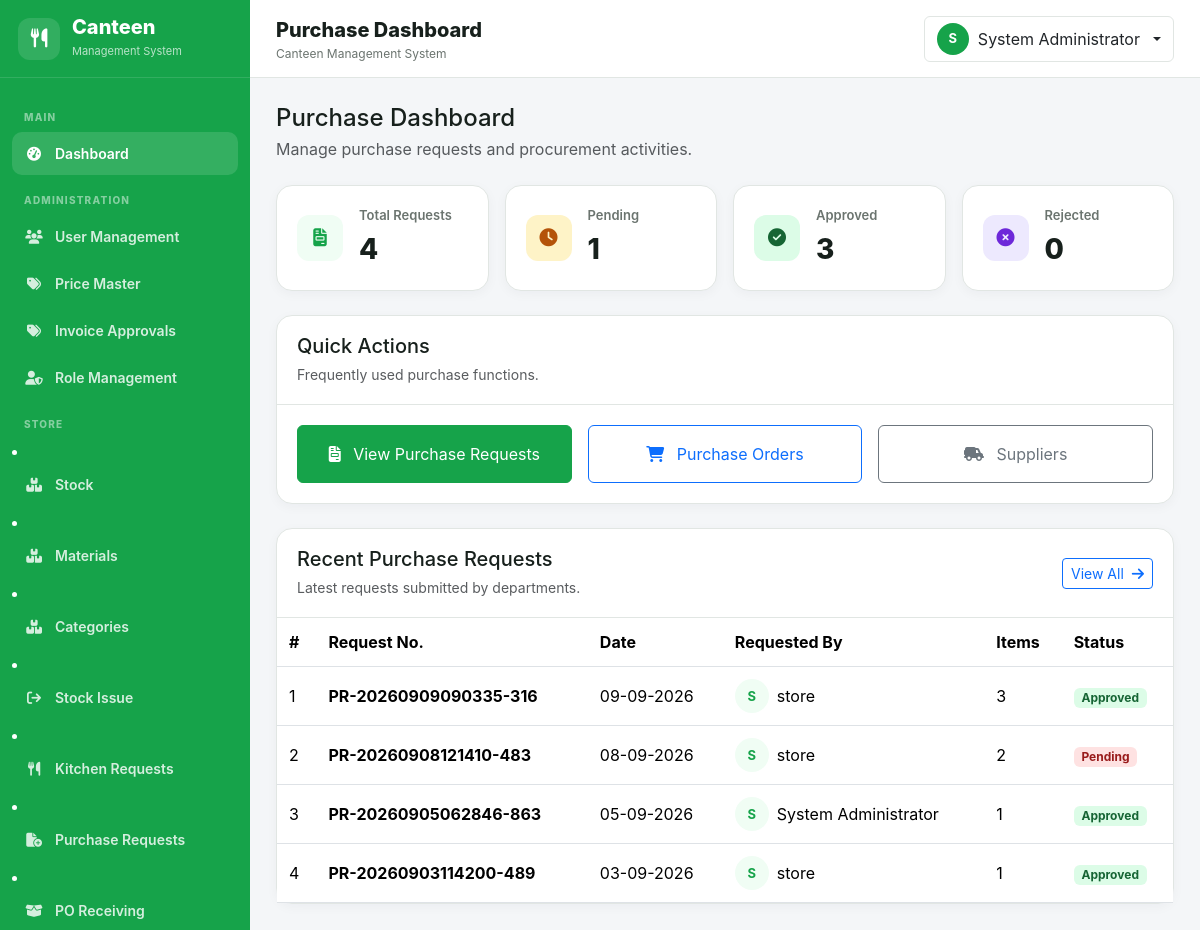
Screenshot of /purchase/dashboard.php (signed in) with the database file from the repository.
### tables this page shows
CREATE TABLE `purchase_requests` (
  `id` int(10) UNSIGNED NOT NULL,
  `request_no` varchar(60) NOT NULL,
  `requested_by` int(10) UNSIGNED NOT NULL,
  `request_date` date NOT NULL,
  `status` enum('Pending','Approved','Rejected','Purchased','Completed') DEFAULT 'Pending',
  `remarks` text DEFAULT NULL,
  `created_at` datetime DEFAULT current_timestamp()
);

CREATE TABLE `users` (
  `id` int(10) UNSIGNED NOT NULL,
  `role_id` int(10) UNSIGNED NOT NULL,
  `employee_code` varchar(50) DEFAULT NULL,
  `employee_name` varchar(150) NOT NULL,
  `email` varchar(150) NOT NULL,
  `password` varchar(255) NOT NULL,
  `status` enum('Enable','Disabled') NOT NULL DEFAULT 'Enable',
  `created_at` datetime NOT NULL DEFAULT current_timestamp(),
  `updated_at` datetime DEFAULT NULL ON UPDATE current_timestamp()
);

### includes/functions.php (called while the page is built, shortened)
<?php
function e(?string $value): string {
    return htmlspecialchars($value ?? '', ENT_QUOTES, 'UTF-8');
}

### purchase/dashboard.php (the view, shortened to what this page needs)
<?php
require_once __DIR__ . '/../config/database.php';
require_once __DIR__ . '/../includes/functions.php';
$stmt = $con->query("
    SELECT COUNT(*)
    FROM purchase_requests
    WHERE status = 'Pending'
");
$pendingRequests = (int)$stmt->fetchColumn();
$stmt = $con->query("
    SELECT COUNT(*)
    FROM purchase_requests
    WHERE status = 'Approved'
");
$approvedRequests = (int)$stmt->fetchColumn();
$stmt = $con->query("
    SELECT COUNT(*)
    FROM purchase_requests
    WHERE status = 'Rejected'
");
$rejectedRequests = (int)$stmt->fetchColumn();
$stmt = $con->query("
    SELECT COUNT(*)
    FROM purchase_requests
");
$totalRequests = (int)$stmt->fetchColumn();
$stmt = $con->query("
    SELECT
        pr.id,
        pr.request_no,
        pr.request_date,
        pr.status,
        pr.remarks,
        u.employee_name,
        COUNT(pri.id) AS item_count
    FROM purchase_requests pr
    INNER JOIN users u
        ON u.id = pr.requested_by
    LEFT JOIN purchase_request_items pri
        ON pri.request_id = pr.id
    GROUP BY
        pr.id,
        pr.request_no,
        pr.request_date,
        pr.status,
        pr.remarks,
        u.employee_name
    ORDER BY pr.id DESC
    LIMIT 10
");
$recentRequests = $stmt->fetchAll();
require_once __DIR__ . '/../includes/header.php';
require_once __DIR__ . '/../includes/sidebar.php';
?>
<main class="main-content">
    <?php require_once __DIR__ . '/../includes/topbar.php'; ?>
    <div class="page-body">
        <div class="mb-4">
            <h4 class="mb-1">
                Purchase Dashboard
            </h4>
            <p class="text-muted mb-0">
                Manage purchase requests and procurement activities.
            </p>
        </div>
        <div class="row g-3 mb-4">
            <div class="col-xl-3 col-md-6">
                <div class="stat-card d-flex align-items-center gap-3">
                    <div class="stat-icon stat-icon-primary">
                        <i class="fa-solid fa-file-invoice"></i>
                    </div>
                    <div>
                        <div class="stat-label">
                            Total Requests
                        </div>
                        <div class="stat-value">
                            <?= $totalRequests ?>
                        </div>
                    </div>
                </div>
            </div>
            <div class="col-xl-3 col-md-6">
                <div class="stat-card d-flex align-items-center gap-3">
                    <div class="stat-icon stat-icon-amber">
                        <i class="fa-solid fa-clock"></i>
                    </div>
                    <div>
                        <div class="stat-label">
                            Pending
                        </div>
                        <div class="stat-value">
                            <?= $pendingRequests ?>
                        </div>
                    </div>
                </div>
            </div>
            <div class="col-xl-3 col-md-6">
                <div class="stat-card d-flex align-items-center gap-3">
                    <div class="stat-icon stat-icon-green">
                        <i class="fa-solid fa-circle-check"></i>
                    </div>
                    <div>
                        <div class="stat-label">
                            Approved
                        </div>
                        <div class="stat-value">
                            <?= $approvedRequests ?>
                        </div>
                    </div>
                </div>
            </div>
            <div class="col-xl-3 col-md-6">
                <div class="stat-card d-flex align-items-center gap-3">
                    <div class="stat-icon stat-icon-purple">
                        <i class="fa-solid fa-circle-xmark"></i>
                    </div>
                    <div>
                        <div class="stat-label">
                            Rejected
                        </div>
                        <div class="stat-value">
                            <?= $rejectedRequests ?>
                        </div>
                    </div>
                </div>
            </div>
        </div>
        <div class="content-card mb-4">
            <div class="content-card-header">
                <div>
                    <h5 class="mb-1">
                        Quick Actions
                    </h5>
                    <small class="text-muted">
                        Frequently used purchase functions.
                    </small>
                </div>
            </div>
            <div class="content-card-body">
                <div class="row g-3">
                    <div class="col-md-4">
                        <a
                            href="requests.php"
                            class="btn btn-primary w-100 py-3"
                        >
                            <i class="fa-solid fa-file-invoice me-2"></i>
                            View Purchase Requests
                        </a>
                    </div>
                    <div class="col-md-4">
                        <a
                            href="purchase_orders.php"
                            class="btn btn-outline-primary w-100 py-3"
                        >
                            <i class="fa-solid fa-cart-shopping me-2"></i>
                            Purchase Orders
                        </a>
                    </div>
                    <div class="col-md-4">
                        <a
                            href="suppliers.php"
                            class="btn btn-outline-secondary w-100 py-3"
                        >
                            <i class="fa-solid fa-truck-field me-2"></i>
                            Suppliers
                        </a>
                    </div>
                </div>
            </div>
        </div>
        <div class="content-card">
            <div class="content-card-header">
                <div>
                    <h5 class="mb-1">
                        Recent Purchase Requests
                    </h5>
                    <small class="text-muted">
                        Latest requests submitted by departments.
                    </small>
                </div>
                <a
                    href="requests.php"
                    class="btn btn-sm btn-outline-primary"
                >
                    View All
                    <i class="fa-solid fa-arrow-right ms-1"></i>
                </a>
            </div>
            <div class="table-responsive">
                <table class="table table-hover align-middle mb-0">
                    <thead>
                        <tr>
                            <th>#</th>
                            <th>Request No.</th>
                            <th>Date</th>
                            <th>Requested By</th>
                            <th>Items</th>
                            <th>Status</th>
                        </tr>
                    </thead>
                    <tbody>
                    <?php if (empty($recentRequests)): ?>
                        <tr>
                            <td
                                colspan="6"
                                class="text-center text-muted py-4"
                            >
                                <i class="fa-solid fa-inbox fa-2x mb-2"></i>
                                <div>
                                    No purchase requests found.
                                </div>
                            </td>
                        </tr>
                    <?php else: ?>
                        <?php foreach ($recentRequests as $index => $request): ?>
                            <?php
                            $status = $request['status'];
                            switch ($status) {
                                case 'Pending':
                                    $badge = 'badge-disabled';
                                    break;
                                case 'Approved':
                                    $badge = 'badge-enable';
                                    break;
                            }
                            $initial = strtoupper(
                                substr(trim((string)$request['employee_name']), 0, 1)
                            );
                            ?>
                            <tr>
                                <td>
                                    <?= $index + 1 ?>
                                </td>
                                <td>
                                    <strong>
                                        <?= e($request['request_no']) ?>
                                    </strong>
                                </td>
                                <td>
                                    <?= e(
                                        date(
                                            'd-m-Y',
                                            strtotime($request['request_date'])
                                        )
                                    ) ?>
                                </td>
                                <td>
                                    <div class="d-flex align-items-center gap-2">
                                        <span class="row-avatar">
                                            <?= e($initial) ?>
                                        </span>
                                        <span>
                                            <?= e($request['employee_name']) ?>
                                        </span>
                                    </div>
                                </td>
                                <td>
                                    <?= (int)$request['item_count'] ?>
                                </td>
                                <td>
                                    <span class="badge <?= $badge ?>">
                                        <?= e($status) ?>
                                    </span>
                                </td>
                            </tr>
                        <?php endforeach; ?>
                    <?php endif; ?>
                    </tbody>
                </table>
            </div>
        </div>
    </div>
</main>
<?php
require_once __DIR__ . '/../includes/footer.php';
?>

### assets/css/app.css (style rules this page uses)
:root { --primary: #16a34a; --primary-dark: #15803d; --primary-soft: #f0fdf4; --accent: #f59e0b; --bg: #f4f6f8; --card: #ffffff; --text: #17201c; --muted: #6b746f; --border: #e1e6e3; --sidebar-width: 250px; }
* { box-sizing: border-box; }
body { margin: 0; background: var(--bg); color: var(--text); font-family: Inter, system-ui, -apple-system, "Segoe UI", Arial, sans-serif; }
a { text-decoration: none; }
.main-content { margin-left: var(--sidebar-width); min-height: 100vh; }
.page-body { padding: 26px; }
.stat-card { background: #fff; border: 1px solid var(--border); border-radius: 16px; padding: 20px; height: 100%; box-shadow: 0 3px 12px rgba(17, 24, 39, .04); }
.stat-icon { width: 46px; height: 46px; border-radius: 12px; display: grid; place-items: center; background: var(--primary-soft); color: var(--primary); font-size: 18px; }
.stat-label { color: var(--muted); font-size: 13px; font-weight: 600; }
.stat-value { font-size: 28px; font-weight: 800; margin-top: 3px; }
.content-card { background: #fff; border: 1px solid var(--border); border-radius: 16px; box-shadow: 0 3px 12px rgba(17, 24, 39, .04); }
.content-card-header { padding: 18px 20px; border-bottom: 1px solid var(--border); display: flex; align-items: center; justify-content: space-between; gap: 10px; }
.content-card-body { padding: 20px; }
.table > :not(caption) > * > * { padding: 12px; }
.badge-enable { background: #dcfce7; color: #166534; }
.badge-disabled { background: #fee2e2; color: #991b1b; }
.btn-primary { --bs-btn-bg: var(--primary); --bs-btn-border-color: var(--primary); --bs-btn-hover-bg: var(--primary-dark); --bs-btn-hover-border-color: var(--primary-dark); }
:root { --auth-primary: #16a34a; --auth-primary-dark: #15803d; --auth-primary-soft: #f0fdf4; }
.stat-icon-primary { background: var(--primary-soft); color: var(--primary); }
.stat-icon-green { background: #dcfce7; color: #166534; }
.stat-icon-purple { background: #ede9fe; color: #6d28d9; }
.stat-icon-amber { background: #fef3c7; color: #b45309; }
.row-avatar { width: 34px; height: 34px; border-radius: 50%; background: var(--primary-soft); color: var(--primary); display: inline-grid; place-items: center; font-weight: 700; font-size: 13px; flex-shrink: 0; }

### rows the page displays
purchase_requests: request_no "PR-20260909090335-316", request_date "09-09-2026", requested_by.employee_name "S", requested_by.employee_name "store", item_count "3", status "Approved"
purchase_requests: request_no "PR-20260908121410-483", request_date "08-09-2026", requested_by.employee_name "S", requested_by.employee_name "store", item_count "2", status "Pending"
purchase_requests: request_no "PR-20260905062846-863", request_date "05-09-2026", requested_by.employee_name "S", requested_by.employee_name "System Administrator", item_count "1", status "Approved"
purchase_requests: request_no "PR-20260903114200-489", request_date "03-09-2026", requested_by.employee_name "S", requested_by.employee_name "store", item_count "1", status "Approved"

### other values shown
$pageTitle "Purchase Dashboard"
substr($_SESSION['employee_name'] ?? 'U', 0, 1) "S"
$_SESSION['employee_name'] "System Administrator"
$totalRequests "4"
$pendingRequests "1"
$approvedRequests "3"
$rejectedRequests "0"
